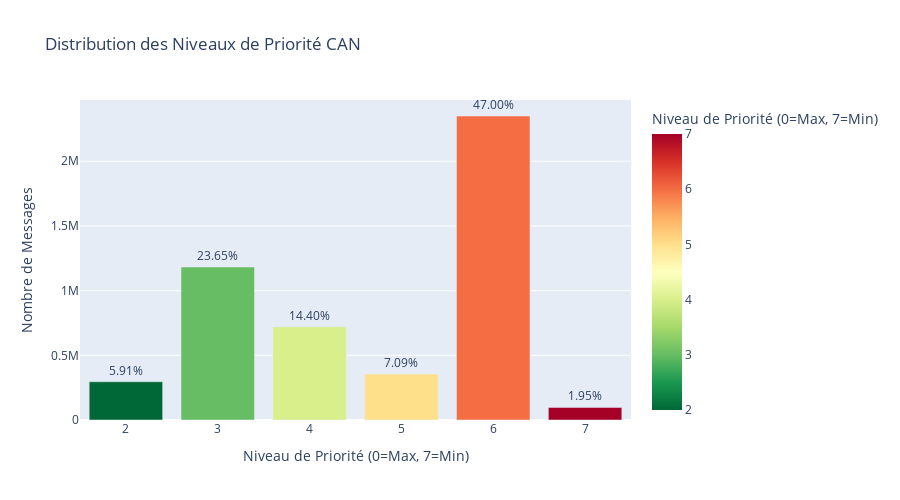

The code cell stored with this chart in its notebook:
### Markdown cell above
---
## 8. Analyse des Priorités de Messages

### But
Comprendre la distribution des niveaux de priorité utilisés dans les messages CAN.

### Contexte - Priorités CAN
Dans le protocole CAN, chaque message a une priorité (3 bits = 8 niveaux):
- **0**: Priorité la PLUS haute (messages critiques)
- **7**: Priorité la PLUS basse (messages non-critiques)

### Pourquoi c'est important
- Messages de priorité 0-2: Généralement critiques pour la sécurité (freins, direction)
- Messages de priorité 3-5: Fonctionnement normal
- Messages de priorité 6-7: Diagnostics, confort

### Pour la Détection d'Anomalies
- Anomalies sur messages haute priorité = plus critique
- Changement de priorité = potentiellement suspect

### Code cell
# Distribution des priorités
df_priority = pd.DataFrame([
    {'Priority': p, 'Count': count, 'Percentage': 100 * count / stats['total_messages']}
    for p, count in sorted(stats['priority_counts'].items())
])

print(f"RÉSULTATS - Distribution des Priorités CAN")
print(f"{'='*60}")
print("(0 = Priorité MAXIMALE, 7 = Priorité MINIMALE)\n")
display(df_priority)

# Priorité la plus utilisée
top_priority = max(stats['priority_counts'].items(), key=lambda x: x[1])
print(f"\nPriorité la plus utilisée: {top_priority[0]} ({100*top_priority[1]/stats['total_messages']:.2f}%)")

# Catégorisation
high_priority = sum(count for p, count in stats['priority_counts'].items() if p <= 2)
medium_priority = sum(count for p, count in stats['priority_counts'].items() if 3 <= p <= 5)
low_priority = sum(count for p, count in stats['priority_counts'].items() if p >= 6)

print(f"\nCatégorisation")
print(f"Haute priorité (0-2): {100*high_priority/stats['total_messages']:.2f}%")
print(f"Moyenne priorité (3-5): {100*medium_priority/stats['total_messages']:.2f}%")
print(f"Basse priorité (6-7): {100*low_priority/stats['total_messages']:.2f}%")

# Visualisation
fig = px.bar(df_priority, x='Priority', y='Count',
             title='Distribution des Niveaux de Priorité CAN',
             labels={'Priority': 'Niveau de Priorité (0=Max, 7=Min)', 'Count': 'Nombre de Messages'},
             color='Priority',
             color_continuous_scale='RdYlGn_r',
             text='Percentage')
fig.update_traces(texttemplate='%{text:.2f}%', textposition='outside')
fig.update_layout(height=500)
fig.show()

### Figure 1 — Plotly figure (JSON) as saved in the notebook; plotly's stock layout.template omitted (floating-point values rounded to 4 significant figures)
{"data": [{"hovertemplate": "Niveau de Priorité (0=Max, 7=Min)=%{marker.color}<br>Nombre de Messages=%{y}<br>Percentage=%{text}<extra></extra>", "legendgroup": "", "marker": {"color": [2, 3, 4, 5, 6, 7], "coloraxis": "coloraxis", "pattern": {"shape": ""}}, "name": "", "orientation": "v", "showlegend": false, "text": [5.911, 23.65, 14.4, 7.094, 47.0, 1.947], "textposition": "outside", "texttemplate": "%{text:.2f}%", "type": "bar", "x": [2, 3, 4, 5, 6, 7], "xaxis": "x", "y": [295573, 1182292, 720165, 354682, 2349916, 97372], "yaxis": "y"}], "layout": {"barmode": "relative", "coloraxis": {"colorbar": {"title": {"text": "Niveau de Priorité (0=Max, 7=Min)"}}, "colorscale": [[0, "rgb(0,104,55)"], [0.1, "rgb(26,152,80)"], [0.2, "rgb(102,189,99)"], [0.3, "rgb(166,217,106)"], [0.4, "rgb(217,239,139)"], [0.5, "rgb(255,255,191)"], [0.6, "rgb(254,224,139)"], [0.7, "rgb(253,174,97)"], [0.8, "rgb(244,109,67)"], [0.9, "rgb(215,48,39)"], [1, "rgb(165,0,38)"]]}, "height": 500, "legend": {"tracegroupgap": 0}, "title": {"text": "Distribution des Niveaux de Priorité CAN"}, "xaxis": {"anchor": "y", "domain": [0, 1], "title": {"text": "Niveau de Priorité (0=Max, 7=Min)"}}, "yaxis": {"anchor": "x", "domain": [0, 1], "title": {"text": "Nombre de Messages"}}}}
